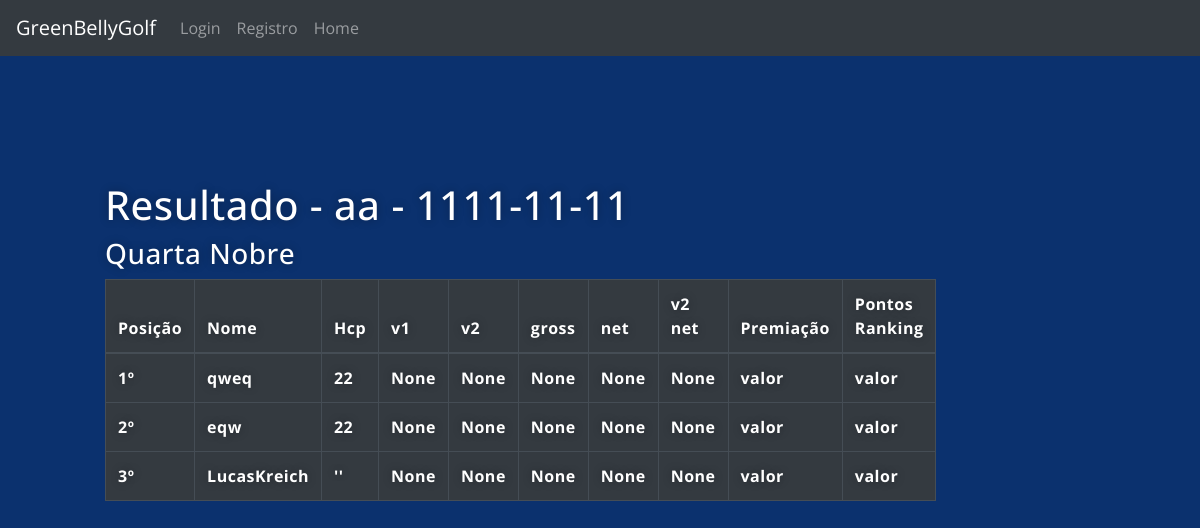
Before: /torneio/apuracao/1/resultado with the older database file.
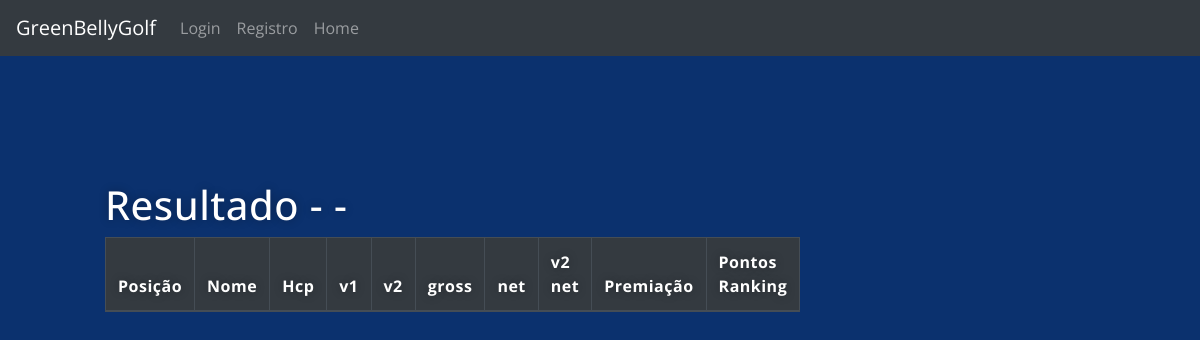
After: the same page with the newer database file.
### main.py (models this page shows)
class Torneios(db.Model):
    id = db.Column(db.Integer, primary_key=True)
    name = db.Column(db.String(1000))
    date = db.Column(db.String(100))
    type = db.Column(db.String(100))
    cat = db.Column(db.String(100))

class Torneio_atual(db.Model):
    id = db.Column(db.Integer, primary_key=True)
    torneio_id = db.Column(db.String(100))
    pago = db.Column(db.String(100))
    jogador = db.Column(db.String(100))
    hcp = db.Column(db.String(100))
    cat = db.Column(db.String(100))
    juv = db.Column(db.String(100))
    senior = db.Column(db.String(100))
    b_saida = db.Column(db.String(100))
    b1 = db.Column(db.Integer)
    b2 = db.Column(db.Integer)
    b3 = db.Column(db.Integer)
    b4 = db.Column(db.Integer)
    b5 = db.Column(db.Integer)
    b6 = db.Column(db.Integer)
    b7 = db.Column(db.Integer)
    b8 = db.Column(db.Integer)
    b9 = db.Column(db.Integer)
    b10 = db.Column(db.Integer)
    b11 = db.Column(db.Integer)
    b12 = db.Column(db.Integer)
    b13 = db.Column(db.Integer)
    b14 = db.Column(db.Integer)
    b15 = db.Column(db.Integer)
    b16 = db.Column(db.Integer)
    b17 = db.Column(db.Integer)
    b18 = db.Column(db.Integer)
    v1_gross = db.Column(db.Integer)
    v2_gross = db.Column(db.Integer)
    total_gross = db.Column(db.Integer)
    total_net = db.Column(db.Integer)
    v2_net = db.Column(db.Integer)
    ult_6b_net = db.Column(db.Integer)
    ult_3b_net = db.Column(db.Integer)
    ult_b_net = db.Column(db.Integer)
    ganhos = db.Column(db.Integer)
    pt_rkg = db.Column(db.Integer)
    obs = db.Column(db.String(100))

### main.py (the view)
@ app.route('/torneio/apuracao/<id>/resultado')
def resultado_apuracao(id):
    t = Torneios.query.filter_by(id=id).first()
    torneio = Torneio_atual.query.filter_by(
        torneio_id=id).order_by(Torneio_atual.total_net, Torneio_atual.v2_net, Torneio_atual.ult_6b_net, Torneio_atual.ult_3b_net, Torneio_atual.ult_b_net).all()
    return render_template('resultado_apuracao.html',
                           title='resultado',
                           t=t, torneio=torneio)

### templates/resultado_apuracao.html (shortened to what this page needs)
{% extends "base.html" %}
{% block content %}
<div class="box_left">
    <div class="jog_cad">
        <h1 style="padding-top:50px">Resultado - {{t.name}} - {{t.date}}</h1>
        <h3>{{t.type}}</h3>
        <table class="table table-dark table-bordered ">
            <thead class="thead-dark">
                <tr>
                    <th scope="col">Posição</th>
                    <th scope="col">Nome</th>
                    <th scope="col">Hcp</th>
                    <th scope="col">v1</th>
                    <th scope="col">v2</th>
                    <th scope="col">gross</th>
                    <th scope="col">net</th>
                    <th scope="col">v2 net</th>
                    <th scope="col">Premiação</th>
                    <th scope="col">Pontos Ranking</th>
                </tr>
            </thead>
            <tbody>
                {% for row in torneio %}
                <tr>
                    <th scope="row">{{loop.index}}º</th>
                    <th scope="row">{{row.jogador}}
                    </th>
                    <th scope="row">{{row.hcp}}</th>
                    <th scope="row">{{row.v1_gross}}</th>
                    <th scope="row">{{row.v2_gross}}</th>
                    <th scope="row">{{row.total_gross}}</th>
                    <th scope="row">{{row.total_net}}</th>
                    <th scope="row">{{row.v2_net}}</th>
                    <th scope="row">valor</th>
                    <th scope="row">valor</th>
                    {% endfor %}
            </tbody>
    </div>
</div>
{% endblock %}

### templates/base.html (shortened to what this page needs)
<!DOCTYPE html>
<html>
<head>
  <link rel="stylesheet" href="https://stackpath.bootstrapcdn.com/bootstrap/4.5.2/css/bootstrap.min.css">
  <link rel="stylesheet" href="{{ url_for('static', filename='css/styles.css')}}">
</head>
<body>
  <nav class="navbar navbar-expand-lg navbar-dark bg-dark">
    {% if not logged_in: %}
    <a class="navbar-brand" href="/">GreenBellyGolf</a>
    {% endif %}
    <div class="collapse navbar-collapse" id="navbarSupportedContent">
      <ul class="navbar-nav mr-auto">
          {% if not logged_in: %}
        <li class="nav-item">
          <a class="nav-link" href="{{ url_for('login') }}">Login</a>
        </li>
        <li class="nav-item">
          <a class="nav-link" href="{{ url_for('register') }}">Registro</a>
        </li>
        <li class="nav-item">
          <a class="nav-link" href="{{ url_for('home') }}">Home</a>
        </li>
        {% endif %}
      </ul>
    </div>
  </nav>
  {% block content %}
  {% endblock %}
</body>
</html>

### static/css/styles.css (style rules this page uses)
* { -webkit-box-sizing: border-box; -moz-box-sizing: border-box; -ms-box-sizing: border-box; -o-box-sizing: border-box; box-sizing: border-box; }
html { height: 100%; margin: auto; }
body { margin: auto; height: 100%; font-family: 'Open Sans', sans-serif; background: #0b316e; }
a { text-decoration: none; text-align: center; }
.box_left { position: relative; top: 5%; left: 5%; margin: 10px 0 0 10px; width: 500px; height: 300px; color: #fff; text-shadow: 0 0 10px rgba(0, 0, 0, 0.3); letter-spacing: 0.5px; text-align: center; }
.jog_cad { position: relative; left: 5%; margin: 35px 0 0 10px; width: fit-content; height: 300px; color: #fff; text-shadow: 0 0 10px rgba(0, 0, 0, 0.3); letter-spacing: 0.5px; text-align: left; }

Changed rows visible on the page:
removed Torneios: name "aa", date "1111-11-11", type "Quarta Nobre"
removed Torneio_atual: jogador "qweq", hcp "22", v1_gross "None", v2_gross "None", total_gross "None", total_net "None", v2_net "None"
removed Torneio_atual: jogador "eqw", hcp "22", v1_gross "None", v2_gross "None", total_gross "None", total_net "None", v2_net "None"
removed Torneio_atual: jogador "LucasKreich", hcp "''", v1_gross "None", v2_gross "None", total_gross "None", total_net "None", v2_net "None"
